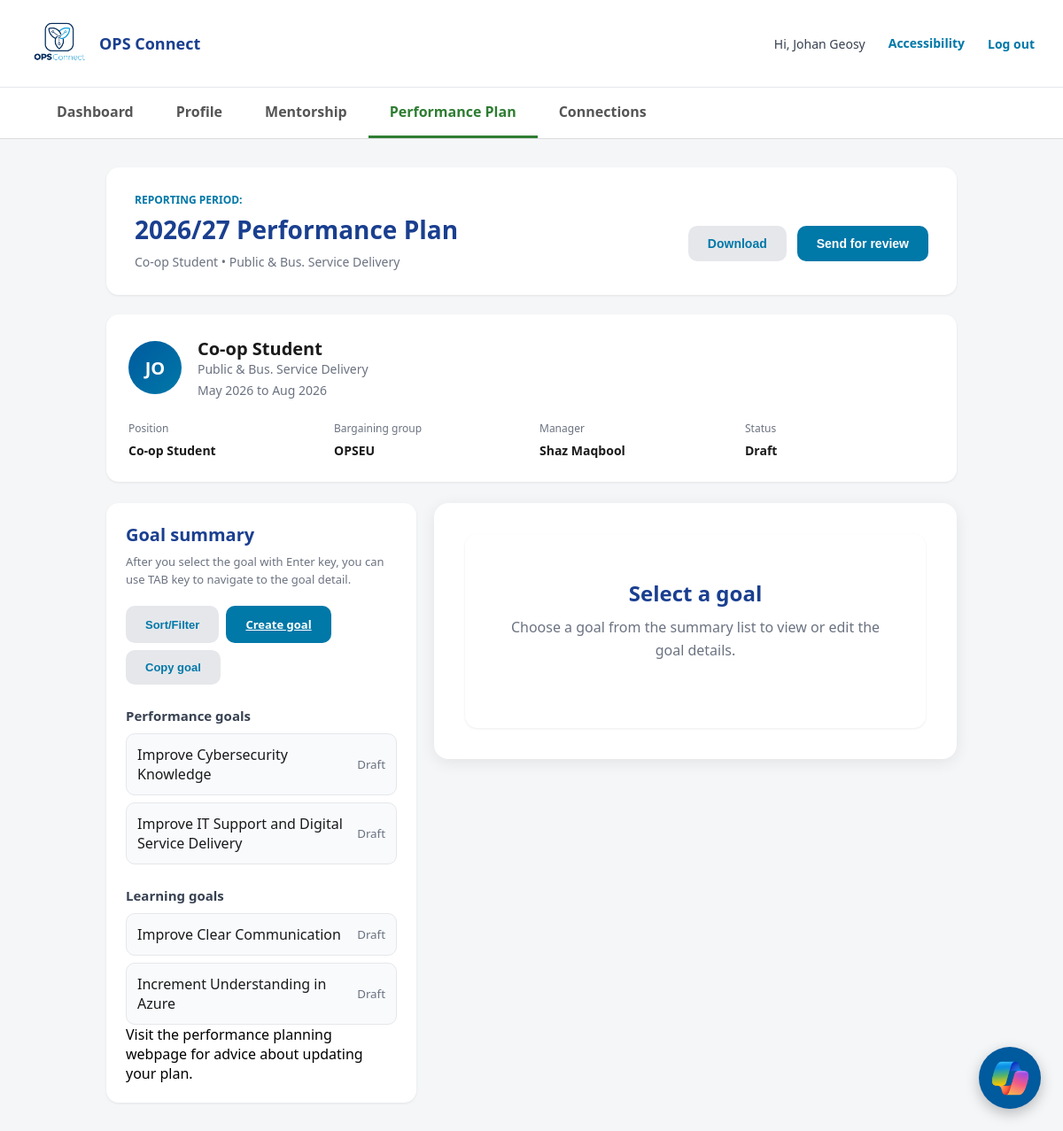
Screenshot of /performance with the database file from the repository.
### tables this page shows
CREATE TABLE goals (
        id INTEGER PRIMARY KEY AUTOINCREMENT,

        title TEXT NOT NULL,

        type TEXT NOT NULL,

        status TEXT DEFAULT 'Draft',

        estimated_timeframe TEXT,

        description TEXT,

        organizational_priority TEXT,

        performance_measures TEXT,

        feedback TEXT,

        progress_updates TEXT,

        created_at TIMESTAMP DEFAULT CURRENT_TIMESTAMP
    );

### app.py (the view)
@app.route("/performance")
def performance():
    user_name = session.get("user_name", "Johan Geosy")
    conn = get_db()
    goals = conn.execute(
        "SELECT * FROM goals ORDER BY created_at DESC"
    ).fetchall()
    selected_goal = None
    goal_id = request.args.get("goal_id")
    if goal_id:
        selected_goal = conn.execute(
            "SELECT * FROM goals WHERE id = ?",
            (goal_id,)
        ).fetchone()
    conn.close()
    return render_template(
        "performance.html",
        user_name=user_name,
        goals=goals,
        selected_goal=selected_goal
    )

### app.py (called while the page is built)
def get_db():
    conn = sqlite3.connect(DB_PATH)
    conn.row_factory = sqlite3.Row
    return conn

### templates/performance.html (shortened to what this page needs)
<!DOCTYPE html>
<html lang="en">
<head>
    <link rel="stylesheet" href="{{ url_for('static', filename='style.css') }}">
</head>
<body class="dashboard-body">
<nav class="topbar">
    <div class="topbar-brand">
        <img
            src="{{ url_for('static', filename='logo_ops.png') }}"
            class="topbar-logo"
            alt="Connect Logo"
        >
        <span>
            OPS Connect
        </span>
    </div>
    <div class="topbar-user">
        <span>
            Hi, {{ user_name }}
        </span>
        <button
        class="accessibility-btn"
        onclick="toggleAccessibility()">
         Accessibility
         </button>
        <a href="{{ url_for('logout') }}" class="logout-link">
            Log out
        </a>
    </div>
</nav>
<nav class="dashboard-tabs">
    <a href="{{ url_for('dashboard') }}">
        Dashboard
    </a>
    <a href="{{ url_for('profile') }}">
        Profile
    </a>
    <a href="{{ url_for('mentorship') }}">
        Mentorship
    </a>
    <a href="{{ url_for('performance') }}" class="active">
        Performance Plan
    </a>
    <a href="{{ url_for('connections') }}">
        Connections
    </a>
</nav>
<main class="dashboard-container">
<section class="performance-header-card">
    <div>
        <p class="eyebrow-text">
            Reporting period:
        </p>
        <h1>
            2026/27 Performance Plan
        </h1>
        <p class="performance-subtitle">
            Co-op Student • Public &amp; Bus. Service Delivery
        </p>
    </div>
    <div class="performance-header-actions">
        <button
            class="secondary-btn"
            type="button"
        >
            Download
        </button>
        <button
            class="primary-btn"
            type="button"
        >
            Send for review
        </button>
    </div>
</section>
<section class="plan-summary-card">
    <div class="plan-summary-main">
        <div class="profile-avatar">
            {{ user_name[:2].upper() }}
        </div>
        <div>
            <h2>
                Co-op Student
            </h2>
            <p>
                Public &amp; Bus. Service Delivery
            </p>
            <p class="muted-text">
                May 2026 to Aug 2026
            </p>
        </div>
    </div>
    <div class="plan-details-grid">
        <div>
            <span class="detail-label">
                Position
            </span>
            <strong>
                Co-op Student
            </strong>
        </div>
        <div>
            <span class="detail-label">
                Bargaining group
            </span>
            <strong>
                OPSEU
            </strong>
        </div>
        <div>
            <span class="detail-label">
                Manager
            </span>
            <strong>
                Shaz Maqbool
            </strong>
        </div>
        <div>
            <span class="detail-label">
                Status
            </span>
            <strong>
                Draft
            </strong>
        </div>
    </div>
</section>
{% if not goals or goals|length == 0 %}
<section class="empty-performance-card">
    <div class="empty-icon">
        +
    </div>
    <h2>
        No goals created yet
    </h2>
    <p>
        Start your performance plan by creating your first performance or learning goal.
        Your goals help define what you want to accomplish during the reporting period.
    </p>
    <div class="empty-actions">
        <a
            href="{{ url_for('create_goal') }}"
            class="primary-btn"
        >
            Create goal
        </a>
        <a
            href="#"
            class="secondary-btn"
        >
            Visit planning advice
        </a>
    </div>
</section>
{% else %}
<div class="performance-plan-layout">
<aside class="goal-summary-card">
    <div class="goal-summary-header">
        <div>
            <h2>
                Goal summary
            </h2>
            <p>
                After you select the goal with Enter key, you can use TAB key to navigate to the goal detail.
            </p>
        </div>
    </div>
    <div class="goal-actions-row">
        <button
            class="secondary-btn small-btn"
            type="button"
        >
            Sort/Filter
        </button>
        <a
            href="{{ url_for('create_goal') }}"
            class="primary-btn small-btn"
        >
            Create goal
        </a>
        <button
            class="secondary-btn small-btn"
            type="button"
        >
            Copy goal
        </button>
    </div>
    <div class="goal-list-section">
        <h3>
            Performance goals
        </h3>
        <div class="goal-list">
        {% for goal in goals if goal.type == "performance" %}
            <a
                href="{{ url_for('performance', goal_id=goal.id) }}"
                class="goal-list-item {% if selected_goal and selected_goal.id == goal.id %}active{% endif %}"
            >
                <span>
                    {{ goal.title }}
                </span>
                <small>
                    {{ goal.status }}
                </small>
            </a>
        {% else %}
            <p class="empty-mini-text">
                Select “Create goal” to add a performance goal.
            </p>
        {% endfor %}
        </div>
    </div>
    <div class="goal-list-section">
        <h3>
            Learning goals
        </h3>
        <div class="goal-list">
        {% for goal in goals if goal.type == "learning" %}
            <a
                href="{{ url_for('performance', goal_id=goal.id) }}"
                class="goal-list-item {% if selected_goal and selected_goal.id == goal.id %}active{% endif %}"
            >
                <span>
                    {{ goal.title }}
                </span>
                <small>
                    {{ goal.status }}
                </small>
            </a>
        {% else %}
            <p class="empty-mini-text">
                Select “Create goal” to add a learning goal.
            </p>
        {% endfor %}
        </div>
    </div>
    <div class="planning-help-box">
        <p>
            Visit the performance planning webpage for advice about updating your plan.
        </p>
    </div>
</aside>
<section class="goal-details-card">
{% if selected_goal %}
<div class="goal-details-header">
    <div>
        <p class="eyebrow-text">
            Goal details
        </p>
        <h2>
            {{ selected_goal.type|capitalize }} goal
        </h2>
    </div>
    <span class="status-pill">
        {{ selected_goal.status }}
    </span>
</div>
<form
    method="POST"
    action="{{ url_for('update_goal', goal_id=selected_goal.id) }}"
>
<label for="goal_title">
    Title
    <span class="required-star">
        *
    </span>
</label>
<input
    type="text"
    id="goal_title"
    name="goal_title"
    maxlength="75"
    value="{{ selected_goal.title }}"
    required
>
<div class="goal-options-card">
    <h3>
        Goal options
    </h3>
    <div class="goal-option-buttons">
        <button
            type="button"
            class="secondary-btn small-btn"
        >
            Share with manager
        </button>
        <button
            type="button"
            class="secondary-btn small-btn"
        >
            Ask for feedback
        </button>
    </div>
</div>
<label for="estimated_timeframe">
    Estimated timeframe
</label>
<div class="date-range-container">
    <div class="date-field">
        <label for="start_date">
            Start date
        </label>
        <input
            type="date"
            id="start_date"
            name="start_date"
        >
    </div>
    <div class="date-field">
        <label for="end_date">
            End date
        </label>
        <input
            type="date"
            id="end_date"
            name="end_date"
        >
    </div>
</div>
<label for="description">
    Description
    <span class="required-star">
        *
    </span>
</label>
<textarea
    id="description"
    name="description"
    rows="5"
    required
>{{ selected_goal.description }}</textarea>
<label for="organizational_priority">
    Organizational priority
    <span class="optional-text">
        (optional)
    </span>
</label>
<textarea
    id="organizational_priority"
    name="organizational_priority"
    rows="4"
>{{ selected_goal.organizational_priority }}</textarea>
<label for="performance_measures">
    Performance measures
    <span class="required-star">
        *
    </span>
</label>
<textarea
    id="performance_measures"
    name="performance_measures"
    rows="5"
    required
>{{ selected_goal.performance_measures }}</textarea>
<p class="small-help-text">
Adding one performance measure is required to share with your manager or send for review.
</p>
<label for="feedback">
    Feedback
    <span class="optional-text">
        (optional)
    </span>
</label>
<textarea
    id="feedback"
    name="feedback"
    rows="4"
>{{ selected_goal.feedback }}</textarea>
<label for="progress_updates">
    Progress updates and comments
    <span class="optional-text">
        (optional)
    </span>
</label>
<textarea
    id="progress_updates"
    name="progress_updates"
    rows="5"
>{{ selected_goal.progress_updates }}</textarea>
<div class="form-actions">
    <button
    type="submit"
    class="danger-btn small-btn"
    formaction="{{ url_for('delete_goal', goal_id=selected_goal.id) }}"
    formmethod="POST"
    formnovalidate
    onclick="event.stopPropagation(); return confirm('Are you sure you want to delete this goal?');"
>
Delete goal
</button>
    <button
        type="button"
        class="secondary-btn"
    >
        Cancel
    </button>
    <button
        type="submit"
        class="primary-btn"
    >
        Save goal
    </button>
</div>
{% else %}
<div class="empty-performance-card inner-empty">
<h2>
Select a goal
</h2>
<p>
Choose a goal from the summary list to view or edit the goal details.
</p>
</div>
{% endif %}
</section>
</div>
{% endif %}
</main>
</body>
<div id="aiButton" class="ai-button">
    <img src="{{ url_for('static', filename='ai_icon.png') }}" alt="AI Assistant">
</div>
</html>

### rows the page displays
goals: title "Improve Cybersecurity Knowledge", status "Draft"
goals: title "Improve IT Support and Digital Service Delivery", status "Draft"
goals: title "Improve Clear Communication", status "Draft"
goals: title "Increment Understanding in Azure", status "Draft"

### other values shown
{{ user_name }} "Johan Geosy"
{{ user_name[:2].upper() }} "JO"
